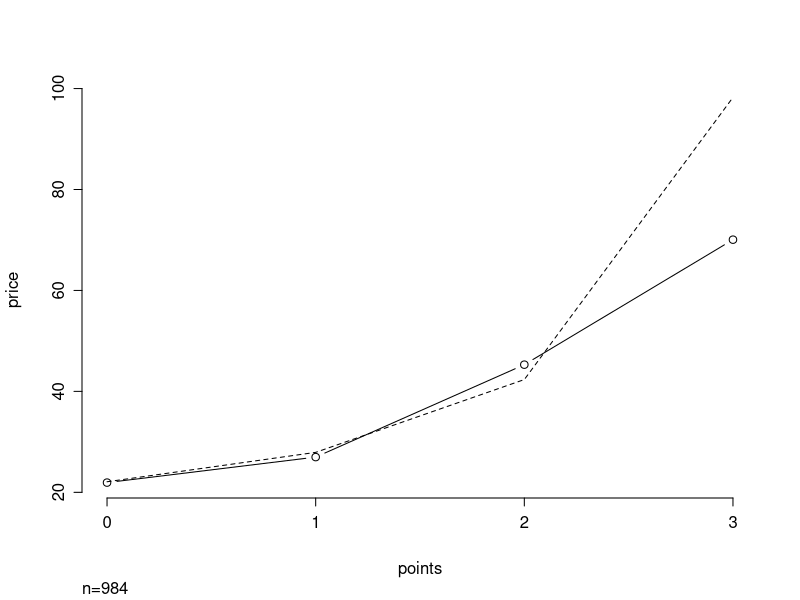
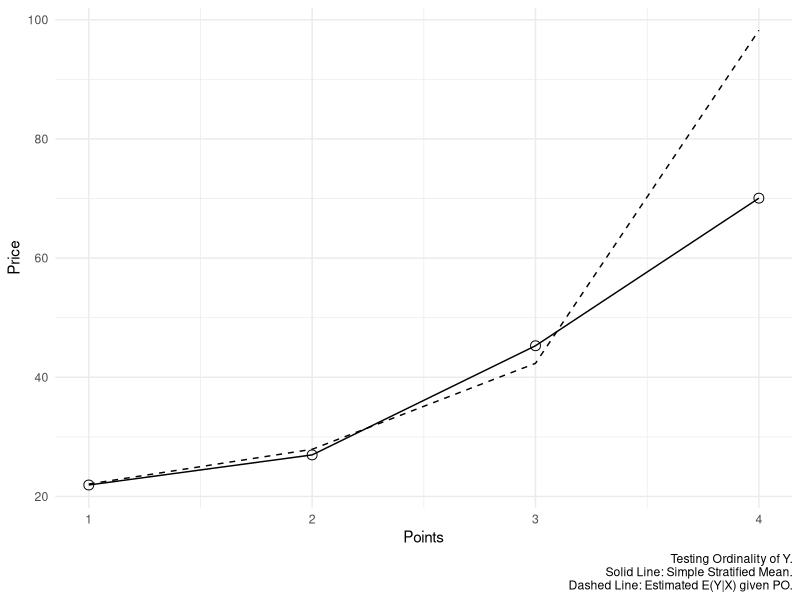
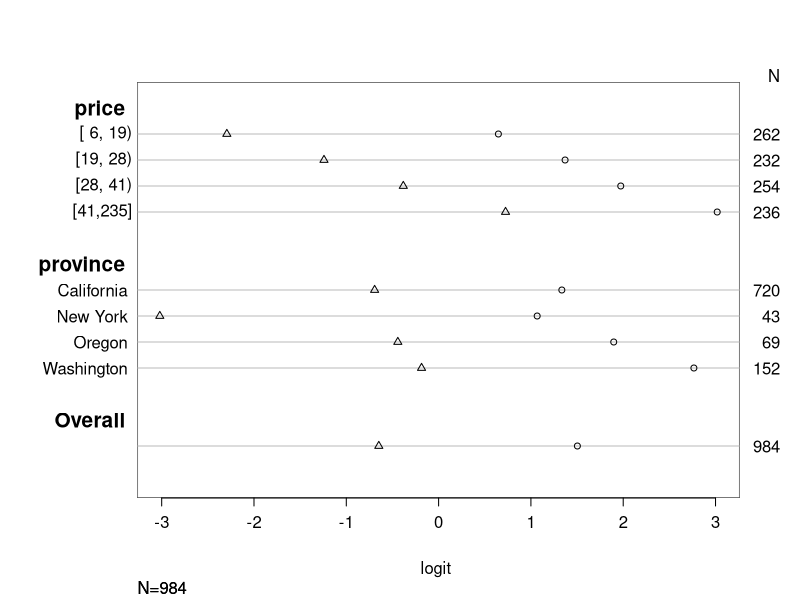
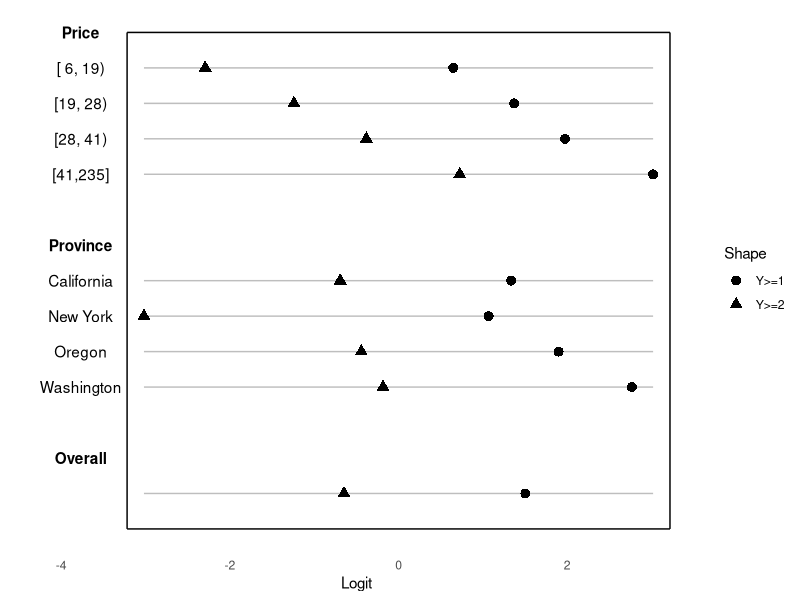

The R source for these figures, in order: (Note: this script raises an error after producing the figures.)
## ---- chunk 1
wines <- read.csv("wines.csv", sep="")
wines$points <- as.factor(wines$points)
wines$province <- as.factor(wines$province)
## ---- chunk 2
head(wines)
## ---- chunk 3
library(rms)
plot.xmean.ordinaly(points ~ price, data = wines)
## ---- chunk 4
agg <- aggregate(price ~ points, FUN = mean, data = wines)
agg$points <- as.numeric(agg$points)
## ---- chunk 5
#univariate model
library(MASS)
pmPrice <- polr(as.factor(points) ~ price, data = wines)

#probabilities 
prob1 <- 1 / (1 + exp(-(pmPrice$zeta[1] - coef(pmPrice) * wines$price)))
prob2 <- 1 / (1 + exp(-(pmPrice$zeta[2] - coef(pmPrice) * wines$price))) 
prob3 <- 1 / (1 + exp(-(pmPrice$zeta[3] - coef(pmPrice) * wines$price))) 

#stated the other way, would write as e.g.
prob1 <- (exp(pmPrice$zeta[1] - coef(pmPrice) * wines$price)) / 
  (1 + (exp(pmPrice$zeta[1] - coef(pmPrice) * wines$price)))

#estimated expected values 
#(for inner terms, P(X|Y) are differences between probabilities)
e1 <- sum(wines$price *  prob1          / sum(wines$points == 0)) 
e2 <- sum(wines$price * (prob2 - prob1) / sum(wines$points == 1))
e3 <- sum(wines$price * (prob3 - prob2) / sum(wines$points == 2))
e4 <- sum(wines$price * (1 - prob3)     / sum(wines$points == 3))
## ---- chunk 6
library(ggplot2)
ggplot(data = agg) + theme_minimal() +
  geom_line(aes(x = points, y = price)) +
  geom_point(aes(x = points, y = price), shape = 1, size = 3) +
  geom_line(aes(x = points, y = c(e1, e2, e3, e4)), linetype = 2) + 
  xlab("Points") + ylab("Price") + 
  labs(caption = "Testing Ordinality of Y.\nSolid Line: Simple Stratified Mean.
       Dashed Line: Estimated E(Y|X) given PO.")
## ---- chunk 7
library(Hmisc)
pointInt <- as.integer(wines$points) - 1

sf <- function(y) {
  c(' Y >= 1 ' = qlogis (mean(y >= 1)), 
    ' Y >= 2 ' = qlogis (mean(y >= 2)))
}

s <- summary(pointInt ~ price + province, fun = sf, data = wines)

plot(s, which = 1:2, pch =1:2, xlab = 'logit ', 
     main = ' ', width.factor =1.5) 
## ---- chunk 8
library(tidyverse)

strataggPrice <- wines %>% 
  mutate(pointInt    = as.integer(points) - 1, 
         Interval    = Hmisc::cut2(price, g = 4)) %>%
  group_by(Interval) %>% 
  #two cutoffs in 0, 0|1, 1|2, 3
  summarize("Y>=1" = qlogis(mean(pointInt >= 1)), 
            "Y>=2" = qlogis(mean(pointInt >= 2)))

#by factor, aggregate without stratifying
strataggProv <- wines %>%
  mutate(pointInt = as.integer(points) - 1) %>% 
  group_by(province) %>%
  summarize("Y>=1" = qlogis(mean(pointInt >= 1)),
            "Y>=2" = qlogis(mean(pointInt >= 2))) %>% 
  rename(Interval = province) 

values <- rbind(strataggPrice, strataggProv)[, 2:3] %>% 
  gather() %>% select(value)

#long formats for ggplot
priceLong <- strataggPrice %>% 
  gather(key = "Shape", value = "value", "Y>=1", "Y>=2") %>%
  mutate(Shape = as.factor(Shape))

provLong  <- strataggProv  %>% 
  gather(key = "Shape", value = "value", "Y>=1", "Y>=2") %>%
  mutate(Shape = as.factor(Shape))

#overall is without any indexing
overall <- wines %>% 
  mutate(pointInt = as.integer(points) -1) %>% 
  select(pointInt) %>%
  mutate("Y>=1" = qlogis(mean(pointInt >= 1)), 
         "Y>=2" = qlogis(mean(pointInt >= 2))) %>% 
  slice(1) %>% 
  gather(key = "Shape", value = "value", "Y>=1", "Y>=2") %>% 
  select(-pointInt)

xmin <- min(values); xmax <- max(values); n <- nrow(strataggPrice)
## ---- chunk 9
ggplot() + theme_minimal()  +
  xlim(c(xmin - 1.2, xmax+0.2)) + 
  ylim(c(-1, nrow(values)-3)) +
  
  #provinces
  geom_segment(aes(x = rep(xmin, n), xend = rep(xmax, n), 
                   y = 3:(n+2), yend = 3:(n+2)), colour = "grey") +
  geom_point(data = provLong, aes(x = value, 
                                  y = rev(as.numeric(Interval)) + 2, 
                                  shape = Shape), size = 3) +
  geom_text(aes(label = rev(strataggProv$Interval), 
                x = rep(min(values) - 0.75, 4), y = 3:6)) +
  
  #prices
  geom_segment(aes(x = rep(xmin, n), xend = rep(xmax, n), 
                   y = (n+5):(2*n+4), yend = (n+5):(2*n+4)), 
               colour = "grey") +
  geom_point(data = priceLong, aes(x = value, 
                                   y = rev(as.numeric(Interval)) + n + 4, 
                                   shape = Shape), size = 3) +
  geom_text(aes(label = rev(strataggPrice$Interval), 
                x = rep(min(values) - 0.75), y = (n+5):(2*n+4))) +
  
  #overall
  geom_segment(aes(x = xmin, xend = xmax, 
                   y = 0, yend = 0), colour = "grey") +
  geom_point(data = overall, aes(x = value, y = 0, 
                                 shape = Shape), size = 3) +
  
  #x-titles
  geom_text(aes(label = c("Price", "Province", "Overall"), 
                x = rep(min(values) - 0.75, 3), y = c(13, 7, 1)),
            fontface = "bold") +
  
  #border
  geom_segment(aes(x = rep(c(xmin - 0.2, xmax + 0.2), 2), 
                   xend = c(xmin - 0.2, xmax + 0.2, 
                            xmax + 0.2, xmin - 0.2),
                   y = c(rep(-1, 2), -1, 13), 
                   yend = c(rep(13, 2), -1, 13))) +
  
  xlab("Logit") + 
  theme(axis.ticks.y = element_blank()) +
  theme(axis.text.y = element_blank())  +
  theme(axis.title.y = element_blank()) + 
  theme(panel.grid.major = element_blank(), 
        panel.grid.minor = element_blank())
  
  labs(caption = "PO is checked by examining\nvertical constancy of distances\nbetween the two symbols\n(Harrell, 2001).")
  
## ---- chunk 10
library(effects)
# fit the full model
fm <- polr(points ~ price + province, data = wines)

plot(Effect(focal.predictors = c("price", "province"), mod = fm,
     xlevels = list(price = seq(min(wines$price), max(wines$price), 
                                length.out = 100))), 
     style="stacked")
## ---- chunk 11
#get predicted probabilities
predDat <- data.frame(
  price = rep(seq(min(wines$price), max(wines$price), length.out = 200), 
              length(unique(wines$province))),
  province = rep(levels(wines$province), each = 200)
)

predDat <- cbind(predDat, predict(fm, predDat, type = "probs"))

#long format for automatic fill
predLong <- predDat %>% gather(Points, value, "0", "1", "2", "3")

#colour palette for fill
f <- colorRampPalette(c("darkblue", "lightblue"))

#i use rev() here because it is more convenient than y-axis flip imo
ggplot(predLong, aes(x = price, y = value, fill = Points)) + 
  geom_area(position = position_stack(reverse = TRUE)) +
  scale_fill_manual(values = f(4)) + 
  geom_line(position = position_stack(reverse = TRUE)) +
  facet_wrap(~province, nrow = 1) +
  ylab("Probability") + xlab("Price") +
  theme_minimal() +
  theme(strip.text = element_text(size=14))
